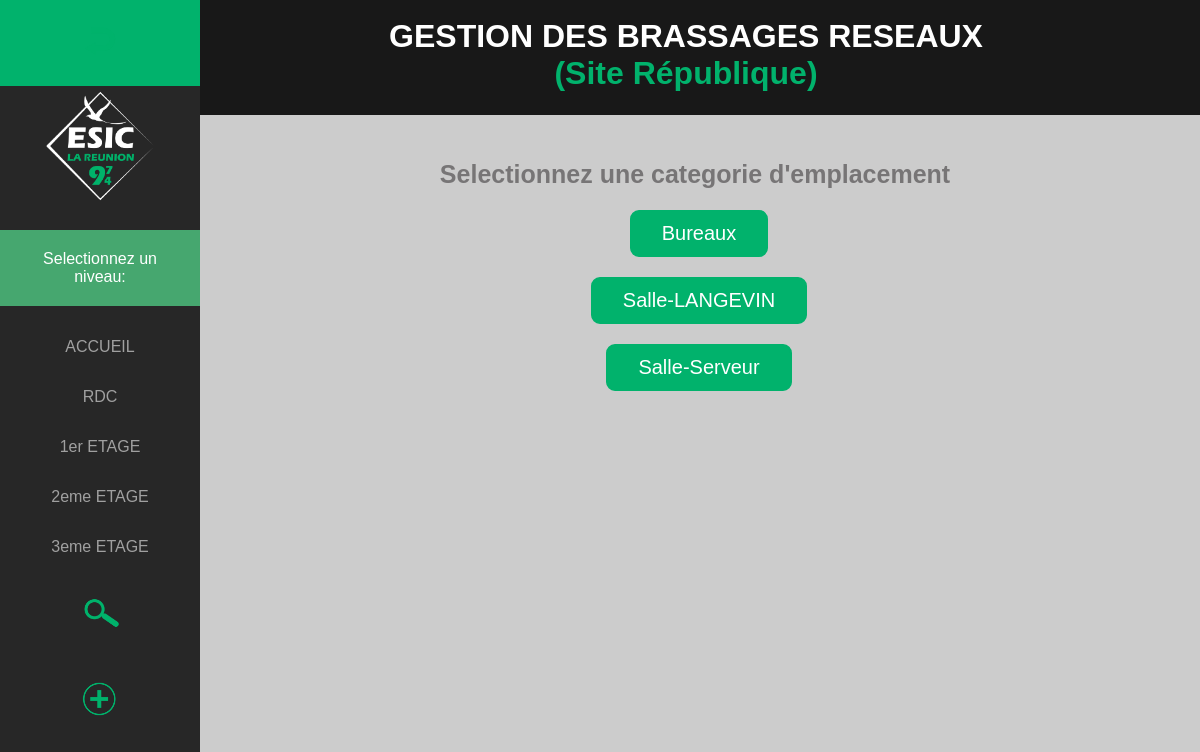
Page /site_republique/place/rdc_prises.php on the committed database.
### tables this page shows
CREATE TABLE IF NOT EXISTS `emplacement` (
  `id_emplacement` varchar(20) NOT NULL,
  `etage_emplacement` varchar(20) NOT NULL,
  `type_emplacement` varchar(20) NOT NULL,
  PRIMARY KEY (`id_emplacement`)
);

### site_republique/place/rdc_prises.php (the view, shortened to what this page needs)
<!DOCTYPE HTML>
<html lang="fr">
<head>
    <link rel="stylesheet" href="../../css/style.css">
</head>
    <body>
    <div class="titre_index">
     <h1>GESTION DES BRASSAGES RESEAUX <div class="titre_page">(Site République)</div></h1>
        </div>
      <div class="sidenav">
       <a href="../site_republique.php"><img class="retour" src="../../img/icone_retour.png"></a>
      <center><img class="logo_site" src="../../img/logo_esic.png"></center>
       <p class="selection">Selectionnez un niveau:</p>
        <a href="accueil_prise.php">ACCUEIL</a>
       <a href="rdc_prises.php">RDC</a>
        <a href="bureaux_1er.php">1er ETAGE</a>
        <a href="bureaux_2eme.php">2eme ETAGE</a>
        <a href="sdr_3eme.php">3eme ETAGE</a>
       <a href="../search.php"> <img class="search" src="../../img/icone_search.png"></a>
       <a href="../add/add_prise.php"><img class="ajout_prise" src="../../img/icone_ajout.png"></a>
    </div>
            <h2>Selectionnez une categorie d'emplacement</h2>
        <section>
            <ul>
           <li> <a href = "bureaux_rdc.php" class="emplacement">Bureaux</a></li>
        <?php
            include('../connexion/connexion_emplacement.php');
            $sdr = $objetPdo->prepare('SELECT id_emplacement FROM emplacement WHERE type_emplacement LIKE "Salle de reunion" AND etage_emplacement LIKE "RDC" ');
            $st = $objetPdo->prepare('SELECT id_emplacement FROM emplacement WHERE type_emplacement LIKE "Salle technique" AND etage_emplacement LIKE "RDC" ');
            $executeIsOk = $sdr->execute();
            $executeIsOk2 = $st->execute();
            $emplacements= $sdr->fetchAll();
            $emplacements2= $st->fetchAll();
            foreach ($emplacements as $emplacement):
        ?>
                <li><a href="../change/list_changesr0.php?numemplacement=<?= $emplacement['id_emplacement']?>"class="emplacement"><?= $emplacement['id_emplacement']?></a></li>
        <?php endforeach; ?>
        <?php
            foreach ($emplacements2 as $emplacement2):
        ?>
                <li><a href="../change/list_changesr0.php?numemplacement=<?= $emplacement2['id_emplacement']?>" class="emplacement"><?= $emplacement2['id_emplacement']?></a></li>
        <?php endforeach; ?>
        <br>
            </ul>
            </section>
    </body>
</html>

### css/style.css (style rules this page uses)
* { font-family: 'Trebuchet MS', 'Lucida Sans Unicode', 'Lucida Grande', 'Lucida Sans', 'Arial', 'sans-serif'; }
body { background-color: #cccccc; }
.sidenav { height: 100%; width: 200px; position: fixed; z-index: 1; top: 0; left: 0; background-color: #272727; overflow-x: hidden; overflow-y: hidden; }
.sidenav a { color: #a0a0a0; font-size: 16px; padding: 16px; text-decoration: none; display: block; text-align: center; }
.titre_index { background-color: #181818; color: white; padding: 1px; margin-top: -12px; margin-right: -12px; margin-left: 160px; text-align: center; }
.selection { background-color: #46a76f; color: white; text-align: center; font-size: 16px; margin-top: 20px; padding: 20px; }
.titre_page { color: #01B26C; }
h2 { color: #777576; text-align: center; font-size: 25px; margin-left: 190px; margin-top: 45px; }
.retour { height: 50px; }
.search { height: 50px; }
.ajout_prise { height: 50px; }
.logo_site { height: 120px; }
.emplacement { background-color: #01B26C; padding-top: 10px; padding-bottom: 10px; text-decoration: none; }
section { margin-left: 198px; }
a.emplacement { font-size: 20px; text-decoration: none; color: white; background-color: #01B26C; text-align: center; display: inline-block; padding-top: 10px; padding-left: 30px; padding-right: 30px; margin-bottom: 20px; border: 2px solid #01B26C; border-radius: 9px; flex-direction: column; }
ul { list-style-type: none; text-align: center; padding: 0px; }

### rows in the picture
emplacement: id_emplacement "Salle-LANGEVIN"
emplacement: id_emplacement "Salle-Serveur"
